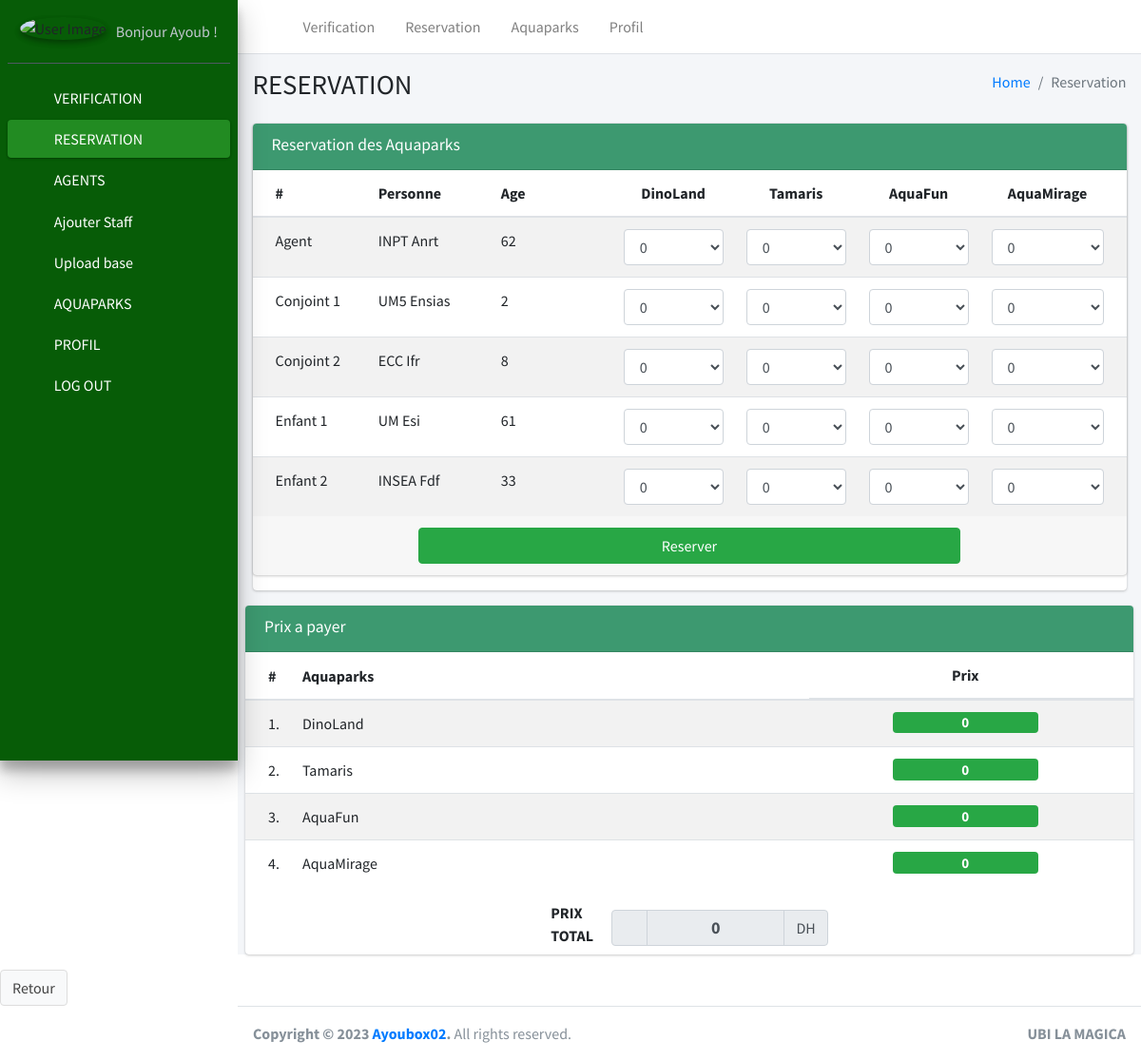
/administration/reservation2/1961 (signed in), run on an earlier commit of the app's database.
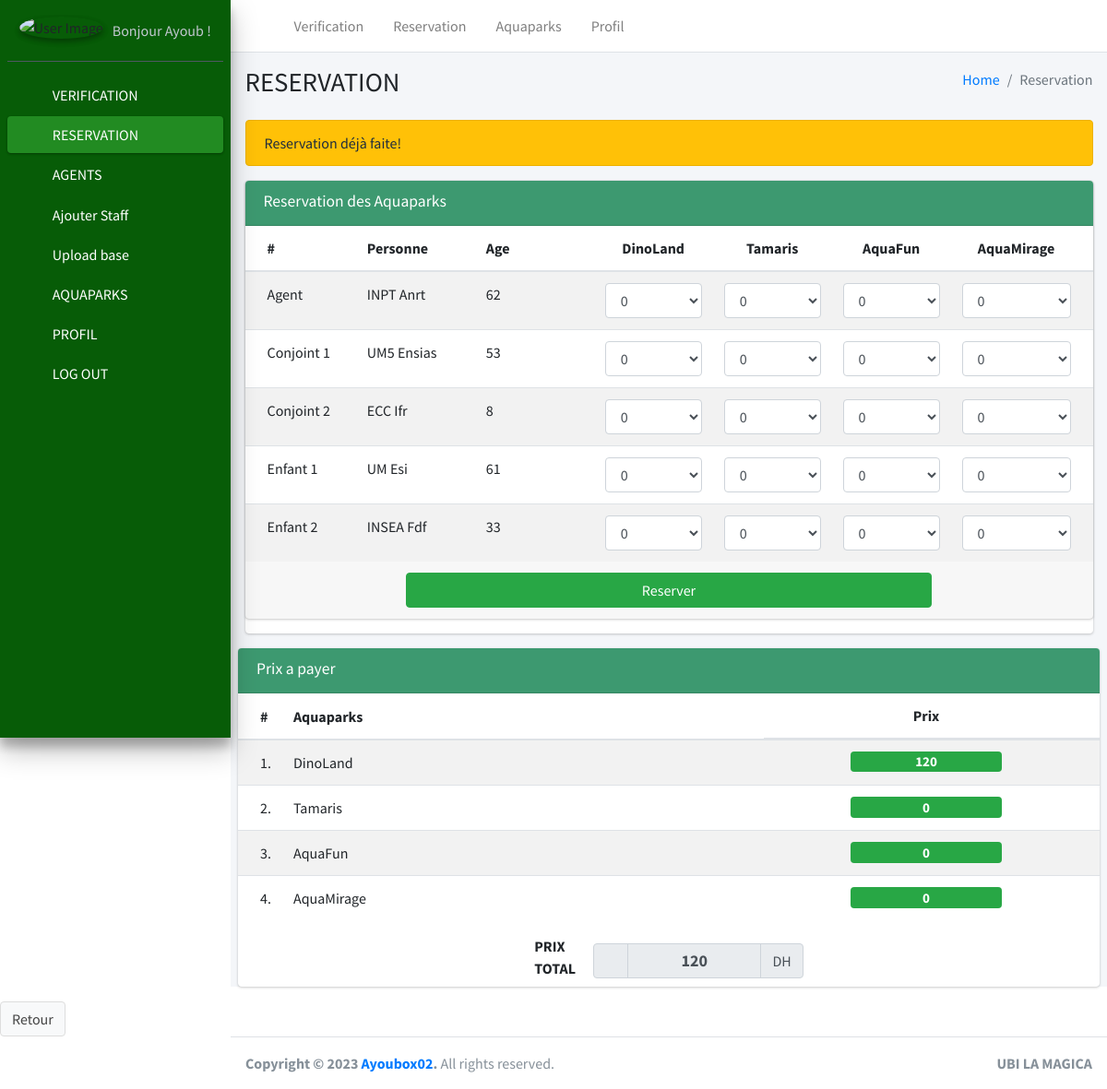
And on a later commit of the database.
### aquaparks_app/models.py (models this page shows, shortened)
class Conjointe(models.Model):
    agent = models.ForeignKey(Agent, on_delete=models.CASCADE)
    age = models.IntegerField(blank=True)
    CIN = models.CharField(max_length=20, blank=True,null=True)
    nom = models.CharField(max_length=100)
    prenom = models.CharField(max_length=50)
    datenaissance = models.DateField()
    sexe = models.CharField(max_length=2, choices=constantes.SEXE, default='f')
    adulte_enfant = models.CharField(max_length=10, choices=constantes.ADULTE_ENFANT, default='adulte')
    accord = models.CharField(max_length=3, choices=constantes.ACCORD,default='oui')
    dinoland_reservations = models.CharField(max_length=2,default='0')
    tamaris_reservations = models.CharField(max_length=2,default='0')
    aquafun_reservations = models.CharField(max_length=2,default='0')
    aquamirage_reservations = models.CharField(max_length=2,default='0')

### aquaparks_app/admin_views.py (the view, shortened to what this page needs)
# urls.py: path('administration/reservation2/<str:matricule>',admin_views.reservation2,name='reservation2_page'),
def reservation2(request,matricule):
    if not request.user.is_authenticated:
        return redirect(reverse('login_page'))
    if request.user.user_type != '1':
        return HttpResponseForbidden()
    agent = Agent.objects.get(matricule=matricule)
    conjointes = Conjointe.objects.filter(agent=agent)
    enfants = Enfant.objects.filter(agent=agent)
    form_a = ReserverForm(request.POST or None,prefix='a')
    forms_c = [ReserverForm(request.POST or None,prefix=f'c{n}') for n in range(len(conjointes))]
    forms_e = [ReserverForm(request.POST or None,prefix=f'e{n}') for n in range(len(enfants))]
    if agent.dinoland_reservations != '0' or agent.tamaris_reservations != '0' or agent.aquafun_reservations != '0' or agent.aquamirage_reservations != '0':
        messages.warning(request,'Reservation déjà faite!')
    if request.method == 'POST':
        if form_a.is_valid():
            agent.dinoland_reservations = form_a.cleaned_data.get('dinoland')
            agent.tamaris_reservations = form_a.cleaned_data.get('tamaris')
            agent.aquafun_reservations = form_a.cleaned_data.get('aquafun')
            agent.aquamirage_reservations = form_a.cleaned_data.get('aquamirage')
            agent.save()
        for n,form_c in enumerate(forms_c):
            if form_c.is_valid():
                conjointe = conjointes[n]
                conjointe.dinoland_reservations = form_c.cleaned_data.get('dinoland')
                conjointe.tamaris_reservations = form_c.cleaned_data.get('tamaris')
                conjointe.aquafun_reservations = form_c.cleaned_data.get('aquafun')
                conjointe.aquamirage_reservations = form_c.cleaned_data.get('aquamirage')
                conjointe.save()
        for n,form_e in enumerate(forms_e):
            if form_e.is_valid():
                enfant = enfants[n]
                enfant.dinoland_reservations = form_e.cleaned_data.get('dinoland')
                enfant.tamaris_reservations = form_e.cleaned_data.get('tamaris')
                enfant.aquafun_reservations = form_e.cleaned_data.get('aquafun')
                enfant.aquamirage_reservations = form_e.cleaned_data.get('aquamirage')
                enfant.save()
        messages.success(request, 'La réservation est faite avec succès')
    else:
        form = ReserverForm()
    dino_p,tam_p,aquaf_p,aquam_p=0,0,0,0
    for personnes in [agent,conjointes,enfants]:
        if personnes == agent:
            dino_p += int(personnes.dinoland_reservations)*constantes.DINOLAND_PRIX['adulte']
            tam_p += int(personnes.tamaris_reservations)*constantes.TAMARIS_PRIX['adulte']
            if personnes.aquafun_reservations[-1]=='D':
                aquaf_p += int(personnes.aquafun_reservations[0])*constantes.AQUAFUN_PRIX['avec']['adulte']
            else:
                aquaf_p += int(personnes.aquafun_reservations[0])*constantes.AQUAFUN_PRIX['sans']['adulte']
            if personnes.aquamirage_reservations[-1]=='D':
                aquam_p += int(personnes.aquamirage_reservations[0])*constantes.AQUAMIRAGE_PRIX['avec']['adulte']
            else:
                aquam_p += int(personnes.aquamirage_reservations[0])*constantes.AQUAMIRAGE_PRIX['sans']['adulte']
        else:
            for per in personnes:
                if isinstance(per,Conjointe) or per.age>12:
                    dino_p += int(per.dinoland_reservations)*constantes.DINOLAND_PRIX['adulte']
                    tam_p += int(per.tamaris_reservations)*constantes.TAMARIS_PRIX['adulte']
                    if per.aquafun_reservations[-1]=='D':
                        aquaf_p += int(per.aquafun_reservations[0])*constantes.AQUAFUN_PRIX['avec']['adulte']
                    else:
                        aquaf_p += int(per.aquafun_reservations[0])*constantes.AQUAFUN_PRIX['sans']['adulte']
                    if per.aquamirage_reservations[-1]=='D':
                        aquam_p += int(per.aquamirage_reservations[0])*constantes.AQUAMIRAGE_PRIX['avec']['adulte']
                    else:
                        aquam_p += int(per.aquamirage_reservations[0])*constantes.AQUAMIRAGE_PRIX['sans']['adulte']
                elif isinstance(per,Enfant) and per.age<2:
                    dino_p += 0
                    tam_p += 0
                    aquaf_p += 0
                    aquam_p += 0
    context = {
        'page_header_title' : 'reservation',
        'active_sidebar' : 'reservation',
        'agent':agent,'conjointes':conjointes,'enfants':enfants,'form_a':form_a,
        'forms_c':forms_c,'forms_e':forms_e,
        'dino_p':dino_p,'tam_p':tam_p,'aquaf_p':aquaf_p,'aquam_p':aquam_p,
        'prix_total':sum((dino_p,tam_p,aquaf_p,aquam_p))
    }
    return render(request,'admin_templates/reservation2.html',context)

### aquaparks_app/forms.py
class ReserverForm(forms.Form):
    def __init__(self, *args, **kwargs):
        super().__init__(*args, **kwargs)
        self.fields['dinoland'].widget.attrs.update({'class': 'form-control Select',
                                                })
        self.fields['tamaris'].widget.attrs.update({'class': 'form-control Select',
                                                })
        self.fields['aquafun'].widget.attrs.update({'class': 'form-control Select',
                                                })
        self.fields['aquamirage'].widget.attrs.update({'class': 'form-control Select',
                                                })
    dinoland = forms.ChoiceField(required=True, choices=constantes.DINOLAND_CHOICES )
    tamaris = forms.ChoiceField(required=True, choices=constantes.TAMARIS_CHOICES )
    aquafun = forms.ChoiceField(required=True, choices=constantes.AQUAFUN_CHOICES)
    aquamirage = forms.ChoiceField(required=True, choices=constantes.AQUAMIRAGE_CHOICES)

### aquaparks_app/templatetags/custom_tags.py (called while the page is built)
@register.filter
def get(List, index):
    return List[index]

### aquaparks_app/templates/admin_templates/reservation2.html (shortened to what the changed rows need)
{% extends 'aquaparks_app/base.html' %}
{% load custom_tags %}
{% block content %}
<form class="card card-olive" method='post' action="">
    <div class="card card-olive">
        <div class="card-body p-0">
            <table class="table table-striped">
                <thead>
                <tr>
                    <th style="width: 10px;">#</th>
                    <th style="width: 100px;">Personne</th>
                    <th style="width: 100px;">Age</th>
                    <th style="width: 100px;"class="text-center">DinoLand</th>
                    <th style="width: 100px;"class="text-center">Tamaris</th>
                    <th style="width: 100px;"class="text-center">AquaFun</th>
                    <th style="width: 100px;"class="text-center">AquaMirage</th>
                </tr>
                </thead>
                <tbody>
                {% for conjointe in conjointes %}
                <tr>
                    <td>Conjoint {{forloop.counter}}</td>
                    <td>{{conjointe.nom|upper}} {{conjointe.prenom|title}} </td>
                    <td>{{conjointe.age}}</td>
                    {% with form_c=forms_c|get:forloop.counter0 %}
                        <td>
                            {{form_c.dinoland}}
                        </td>
                        <td>
                            {{form_c.tamaris}}
                        </td>
                        <td>
                            {{form_c.aquafun}}
                        </td>
                        <td>
                            {{form_c.aquamirage}}
                        </td>
                    {% endwith %}
                </tr>
                {% endfor %}
                </tbody>
            </table>
        </div>
    </div>
    </div>
    <div class="card card-olive">
    <div class="card-body p-0">
        <table class="table table-striped">
            <thead>
                <tr>
                    <th style="width: 10px">#</th>
                    <th style="width: auto;">Aquaparks</th>
                    <th style="width: auto; " class="d-flex justify-content-center">Prix</th>
                </tr>
            </thead>
            <tbody>
            <tr>
                <td class="d-flex justify-content-center "><span class="badge bg-green" style="width: 50%;font-size: 15px; ">{{dino_p}}</span></td>
            </tr>
            </tbody>
        </table>
            <div class="col-sm-12 d-flex justify-content-center">
                <div class="col-sm-4 d-flex align-items-center mt-3">
                    <div class="input-group" id="abI">
                        <div class="input-group-prepend">
                            <span class="input-group-text" >
                            </span>
                        </div>
                        <input type="text" class="form-control text-center" value="{{prix_total}}" disabled style="font-size: 18px; font-weight: bold;">
                        <div class="input-group-append">
                            <span class="input-group-text">DH</span>
                        </div>
                    </div>
                </div>
            </div>
    </div>
</div>
                    </div>
{% endblock content %}

What changed in the data, as far as the page shows it:
changed Conjointe "UM5": age "2" → "53"
Also different on the page:
{{ dino_p }}: "0" → "120"
form field prix_total: "0" → "120"
new list line: "Reservation déjà faite!"
